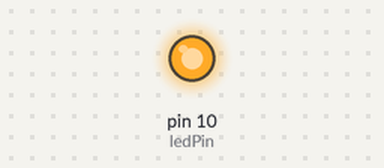
Simulated run of this sketch. Board: Arduino Uno, built with avr-gcc and run on an emulated ATmega328P. Parts: output pins drawn as LEDs (lit = HIGH).

Above: at 1.0 s.
At 5.6 s:
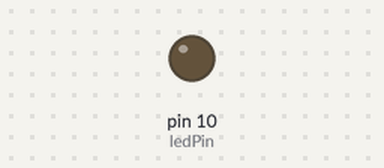
Timing chart, 0 to 10.7 s (numbered marks = the images above):
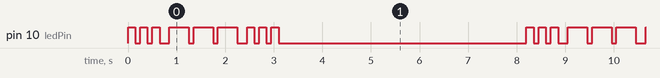

Measured:
- by itself, pin 10 (ledPin): repeats every 8.2 s: 2 × (LOW 0.10 s, HIGH 0.15 s), LOW 0.20 s, 2 × (HIGH 0.40 s, LOW 0.10 s), HIGH 0.40 s, LOW 0.20 s, 2 × (HIGH 0.15 s, LOW 0.10 s), HIGH 0.15 s, LOW 5.1 s, HIGH 0.15 s
- by itself, everything shown: repeats every 8.2 s, in 18 steps

The sketch:

project_2.ino
```cpp
/*
   SOS Beacon
*/
int ledPin = 10;
void setup() {
        pinMode(ledPin, OUTPUT);
}
void loop() {
       // S (...) three dot represents "S".
       for(int x=0;x<3;x++){
        digitalWrite(ledPin,HIGH);            // turn the LED on (HIGH is the voltage level)
        delay(150);                           // wait for 150ms
        digitalWrite(ledPin,LOW);             // turn the LED off by making the voltage LOW
        delay(100);                           // wait for 100ms
        }

        // wait for 100ms
        delay(100);

        //O(---) three dash represents "O".
       for(int x=0;x<3;x++){
        digitalWrite(ledPin,HIGH);            // turn the LED on (HIGH is the voltage level)
        delay(400);                           // wait for 400ms
        digitalWrite(ledPin,LOW);             // turn the LED off by making the voltage LOW
        delay(100);                           // wait for 100ms
        }

        // wait for 100ms
        delay(100);

       // S (...) three dot represents "S".
       for(int x=0;x<3;x++){
        digitalWrite(ledPin,HIGH);            // turn the LED on (HIGH is the voltage level)
        delay(150);                           // wait for 150ms
        digitalWrite(ledPin,LOW);             // turn the LED off by making the voltage LOW
        delay(100);                           // wait for 100ms
        }

        // wait for 5s
        delay(5000);
}
```
